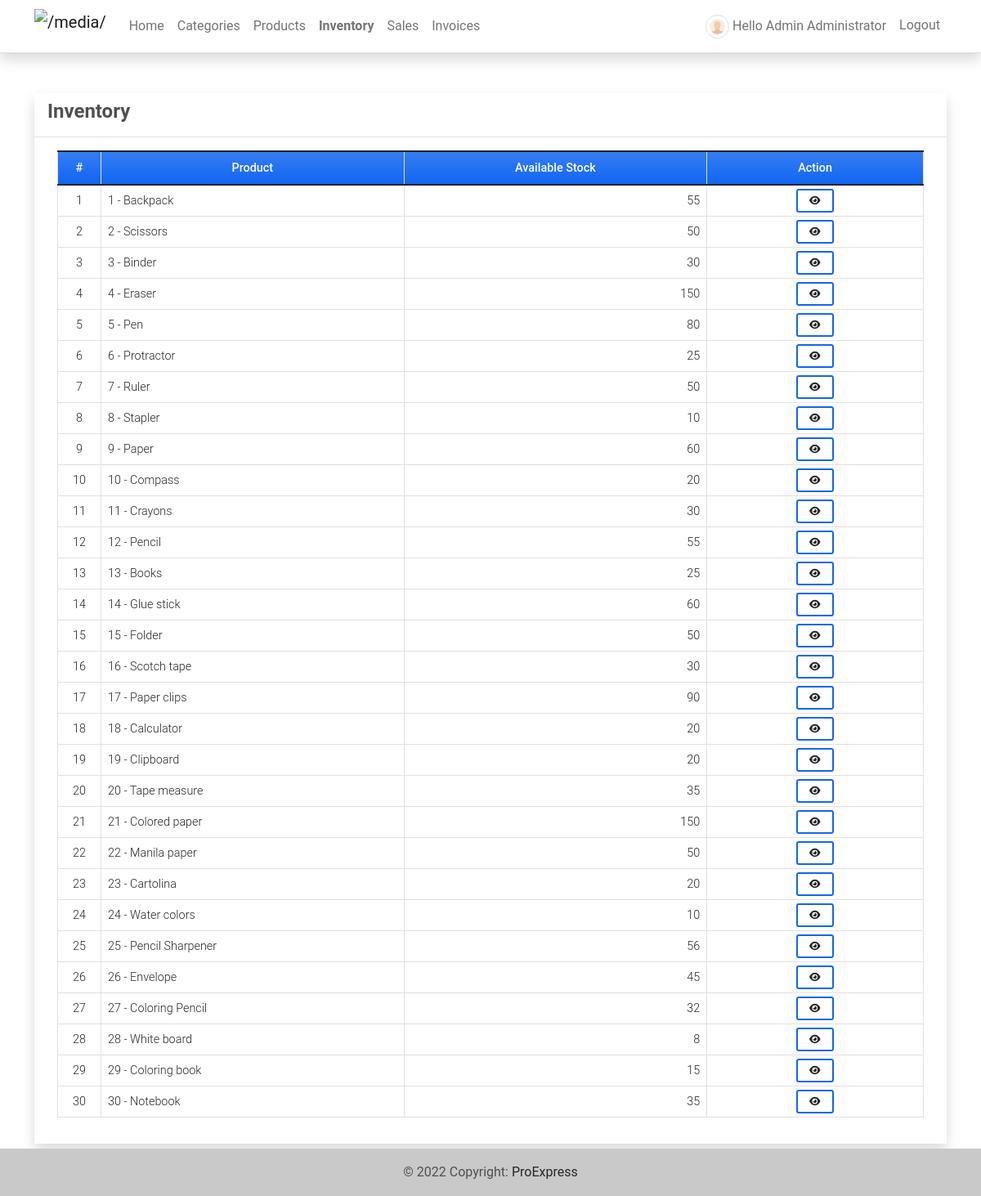
The app's page /inventory (signed in) with its own data.
### imsApp/models.py (models this page shows, shortened)
class Product(models.Model):
    code=models.CharField(max_length=100,blank=True, null=True)
    name=models.CharField(max_length=250,blank=True, null=True)
    description = models.TextField()
    price = models.FloatField(default=0)
    status = models.CharField(max_length=2, choices=(('1','Active'),('2','Inactive')), default=1)
    date_created = models.DateTimeField(default=timezone.now)
    date_updated = models.DateTimeField(auto_now=True)
    def __str__(self):
        return self.code + ' - ' + self.name
    def count_inventory(self):
        stocks = Stock.objects.filter(product = self)
        stockIn = 0
        stockOut = 0
        for stock in stocks:
            if stock.type == '1':
                stockIn = int(stockIn) + int(stock.quantity)
            else:
                stockOut = int(stockOut) + int(stock.quantity)
        available  = stockIn - stockOut
        return available

class Stock(models.Model):
    product = models.ForeignKey(Product, on_delete=models.CASCADE)
    quantity = models.FloatField(default=0)
    type = models.CharField(max_length=2,choices=(('1','Stock-in'),('2','Stock-Out')), default = 1)
    date_created = models.DateTimeField(default=timezone.now)
    date_updated = models.DateTimeField(auto_now=True)

### imsApp/views.py (the view)
# urls.py: path('inventory',views.inventory,name='inventory-page'),
@login_required
def inventory(request):
    context['page_title'] = 'Inventory'
    products = Product.objects.all()
    context['products'] = products
    return render(request, 'inventory.html', context)

### imsApp/templates/inventory.html (shortened to what this page needs)
{% extends 'base.html' %} {% load humanize %} {% block pageContent %}
<div class="col-lg-12 col-md-12 col-sm-12 col-xs-12">
    <div class="card card-default rounded-0 shadow ">
        <div class="card-header">
            <div class="d-flex w-100 align-items-center justify-content-between">
                <h4 class="card-title fw-bold">Inventory</h4>
            </div>
        </div>
        <div class="card-body">
            <div class="container-fluid">
                <table class="table table-bordered" id="product-list">
                    <colgroup>
                        <col width="5%">
                        <col width="35%">
                        <col width="35%">
                        <col width="25%">
                    </colgroup>
                    <thead>
                        <tr class="bg-gradient bg-primary bg-opacity-50 text-light">
                            <th class="px-2 py-2 text-center">#</th>
                            <th class="px-2 py-2 text-center">Product</th>
                            <th class="px-2 py-2 text-center">Available Stock</th>
                            <th class="px-2 py-2 text-center">Action</th>
                        </tr>
                    </thead>
                    <tbody>
                        {% for product in products %}
                        <tr>
                            <td class="px-2 py-1 align-middle text-center">{{ forloop.counter }}</td>
                            <td class="px-2 py-1 align-middle">{{ product }}</td>
                            <td class="px-2 py-1 align-middle text-end">{{ product.count_inventory }}</td>
                            <td class="px-2 py-1 align-middle text-center">
                                <a class="btn btn-outline-primary btn-sm" href="{% url 'inventory-history-page' product.pk %}" data-id="{{ product.pk }}" title="View History">
                                    <i class="fa fa-eye text-dark"></i>
                                </a>
                            </td>
                        </tr>
                        {% endfor %}
                    </tbody>
                </table>
            </div>
        </div>
    </div>
</div>
{% endblock pageContent %}

### imsApp/templates/topNavigation.html (shortened to what this page needs)
{% load static %}
<header>
    <nav class="navbar navbar-expand-lg navbar-light bg-white fixed-top shadow border-bottom">
        <div class="container">
            <a class="navbar-brand" target="_blank" href="{% url 'home-page' %}">
                <img src="{{ MEDIA_URL }}/default/yes.png" height="16" alt="{{ MEDIA_URL }}" loading="lazy" style="margin-top: -3px;" />
            </a>
            <div class="collapse navbar-collapse" id="navbarExample01">
                <ul class="navbar-nav me-auto mb-2 mb-lg-0" id="topNav">
                    {% if user.id %}
                    <li class="nav-item">
                        <a class="nav-link" aria-current="page" href="{% url 'home-page' %}">Home</a>
                    </li>
                    <li class="nav-item">
                        <a class="nav-link" aria-current="page" href="{% url 'category-page' %}">Categories</a>
                    </li>
                    <li class="nav-item">
                        <a class="nav-link" aria-current="page" href="{% url 'product-page' %}">Products</a>
                    </li>
                    <li class="nav-item">
                        <a class="nav-link" aria-current="page" href="{% url 'inventory-page' %}">Inventory</a>
                    </li>
                    <li class="nav-item">
                        <a class="nav-link" aria-current="page" href="{% url 'sales-page' %}">Sales</a>
                    </li>
                    <li class="nav-item">
                        <a class="nav-link" aria-current="page" href="{% url 'invoice-page' %}">Invoices</a>
                    </li>
                    {% endif %}
                </ul>
                <ul class="navbar-nav d-flex flex-row">
                    {% if user.id %} {% if user.profile.user_type == 1 %} {% endif %}
                    <li class="nav-item me-3 me-lg-0">
                        <a class="nav-link" href="{% url 'profile' %}">
                            <span class="me-1"><img src="{{ MEDIA_URL }}/default/default-avatar.png" alt="User Avatar" id="user-avatar" class="img-thumbnail rounded-circle"></span>Hello {{ user.first_name }} {{user.last_name}}
                        </a>
                    </li>
                    <li class="nav-item me-3 me-lg-0">
                        <a class="nav-link" href="{% url 'logout' %}">Logout</a>
                    </li>
                    {% endif %}
                </ul>
            </div>
        </div>
    </nav>
</header>

### static/assets/default/css/style.css (style rules this page uses)
html, body { height: 100%; width: 100%; max-height: 100%; overflow: auto; display: flex; flex-direction: column; }
body>header { flex-shrink: auto; }
#user-avatar { width: 1.8rem; height: 1.8rem; object-fit: scale-down; object-position: center center; }
.navbar-brand>img { height: 2em; }
.nav-item.active a.nav-link { font-weight: bolder !important; }

### records on screen
Product: code+name "1 - Backpack", count_inventory "55"
Product: code+name "2 - Scissors", count_inventory "50"
Product: code+name "3 - Binder", count_inventory "30"
Product: code+name "4 - Eraser", count_inventory "150"
Product: code+name "5 - Pen", count_inventory "80"
Product: code+name "6 - Protractor", count_inventory "25"
Product: code+name "7 - Ruler", count_inventory "50"
Product: code+name "8 - Stapler", count_inventory "10"
Product: code+name "9 - Paper", count_inventory "60"
Product: code+name "10 - Compass", count_inventory "20"
Product: code+name "11 - Crayons", count_inventory "30"
Product: code+name "12 - Pencil", count_inventory "55"
Product: code+name "13 - Books", count_inventory "25"
Product: code+name "14 - Glue stick", count_inventory "60"
Product: code+name "15 - Folder", count_inventory "50"
Product: code+name "16 - Scotch tape", count_inventory "30"
Product: code+name "17 - Paper clips", count_inventory "90"
Product: code+name "18 - Calculator", count_inventory "20"
Product: code+name "19 - Clipboard", count_inventory "20"
Product: code+name "20 - Tape measure", count_inventory "35"
Product: code+name "21 - Colored paper", count_inventory "150"
Product: code+name "22 - Manila paper", count_inventory "50"
Product: code+name "23 - Cartolina", count_inventory "20"
Product: code+name "24 - Water colors", count_inventory "10"
Product: code+name "25 - Pencil Sharpener", count_inventory "56"
Product: code+name "26 - Envelope", count_inventory "45"
Product: code+name "27 - Coloring Pencil", count_inventory "32"
Product: code+name "28 - White board", count_inventory "8"
Product: code+name "29 - Coloring book", count_inventory "15"
Product: code+name "30 - Notebook", count_inventory "35"

### other values on screen
{{ user.first_name }} "Admin"
{{ user.last_name }} "Administrator"
